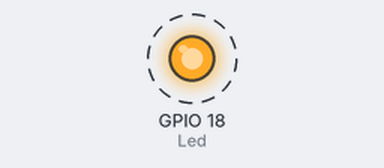
The program below on a simulated Raspberry Pi (BCM pin numbers). Shown: output pins drawn as LEDs (lit = HIGH). Dashed ring = blinking. At 24.3 s the program stops and its outputs stay as they are.

Above: at 0.16 s.
At 24.4 s:
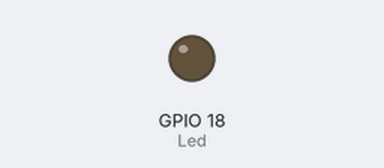
Timing chart, 0 to 24.7 s (numbered marks = the images above):
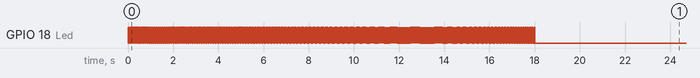

Measured:
- by itself, GPIO 18 (Led): alternates HIGH for 0.01 s and LOW for 0.01 s, 1500 changes in all, then stays LOW
- by itself, everything shown: repeats every 9.9 s, in 32 steps

The program:

p059_Candle2.py
```python
import RPi.GPIO as IoPort
import time

def candle(Port, on, off) :
    global Count
    for i in range(0, 30) :
        IoPort.output(Port, True)
        time.sleep(on)
        IoPort.output(Port, False)
        time.sleep(off)

Led = 18
IoPort.setmode(IoPort.BCM)
IoPort.setup(Led, IoPort.OUT)
for i in range(0, 40) :
    Count = 10 + i
    sub = i * 0.0005
    candle(Led, 0.02-sub, 0.01)
```
